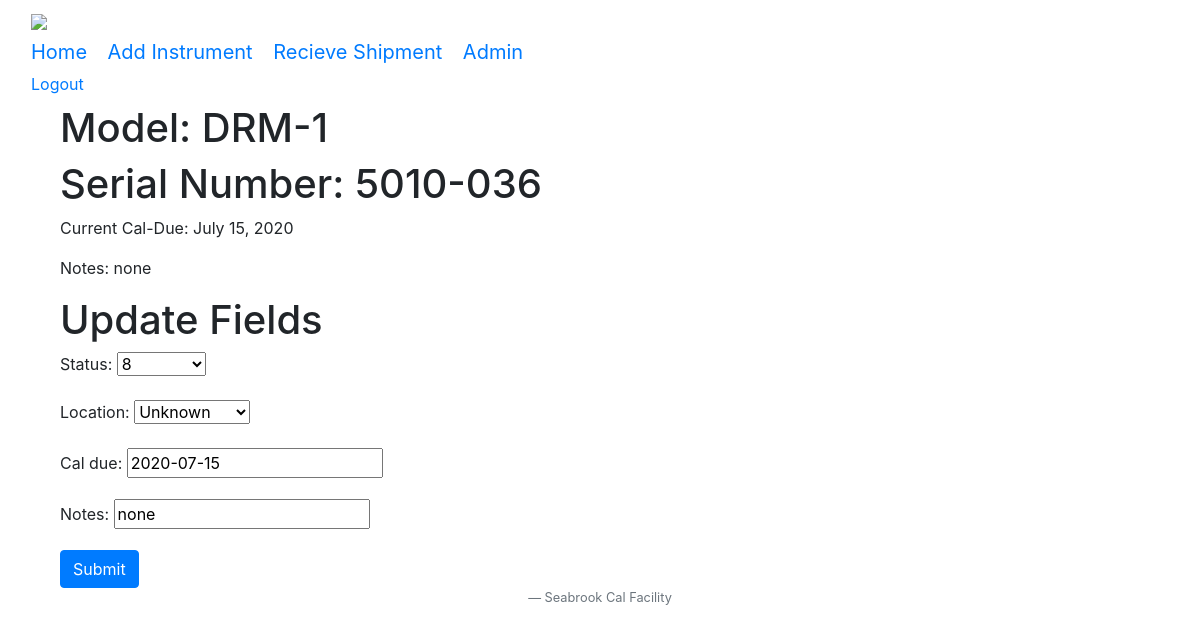
The app's page /update/5010-036/ (signed in) with its own data.
### instruments/models.py (models this page shows, shortened)
class Instrument(models.Model):
    instrument_id = models.AutoField(primary_key=True, editable=False)
    serial_number = models.CharField(max_length=24)
    instrument_model = models.ForeignKey('InstrumentModels', models.DO_NOTHING, db_column= "instrument_model",blank=True, null=True)
    owner = models.ForeignKey('Customer', models.DO_NOTHING, db_column= "owner", blank=True, null=True)
    cal_due = models.DateField(auto_now=False, db_column = 'cal_due')
    notes = models.CharField(db_column = 'notes', max_length=512, blank= True, null = True)
    location = models.ForeignKey('Location', models.DO_NOTHING, db_column='location', blank= True, null = True)
    status = models.ForeignKey('Status', models.DO_NOTHING, db_column='status', blank= True, null = True)
    contam_status = models.ForeignKey('ContamStatus', models.DO_NOTHING, db_column= "contam_status",blank=True, null=True)
    slug = AutoSlugField(null=True, default=None, unique= True, populate_from= 'serial_number',max_length = 200)
    class Meta:
        managed = True
        db_table = 'instruments'

class InstrumentModels(models.Model):
    manufacturer = models.CharField(max_length=48)
    model = models.CharField(max_length=48)
    instrument_type= models.ForeignKey('InstrumentType',models.DO_NOTHING, db_column='instrument_type', blank=True, null=True)
    def __str__(self):
        return self.model
    class Meta:
        managed = True
        db_table = 'instrument_models'

class Status(models.Model):
    status_id= models.AutoField(primary_key = True, editable = False)
    instrument_status = models.CharField(max_length = 64,blank=True, null=True)
    def __str__(self):
        return self.instrument_status
    class Meta:
        managed = True
        db_table = 'instrument_status'

class Location(models.Model):
    location_id= models.AutoField(primary_key = True, editable = False)
    instrument_location = models.CharField(max_length = 64,blank=True, null=True)
    def __str__(self):
        return self.instrument_location
    class Meta:
        managed = True
        db_table = 'instrument_location'

### instruments/views.py (the view)
# urls.py: path('update/<str:slug>/', vi.InstrumentDetailView.as_view(), name='update_detail'),#update for recieve shipment
class InstrumentDetailView(UpdateView):
    model = Instrument
    context_object_name = "instrument"
    template_name = 'intstruments/update_detail.html'
    fields = [
        'cal_due',
        'status',
        'location',
        'notes'
    ]
    success_url = '/'

### fcf2/templates/instruments/recieve/recieve_single.html (shortened to what this page needs)
{% extends "../base.html" %}
{% block body_block %}
{%load widget_tweaks%}
<div class = 'container'>
<h1>Model: {{ object.instrument_model }}</h1>
<h1>Serial Number: {{ object.serial_number }}</h1>
<p>Current Cal-Due: {{ object.cal_due }}</p>
<p>Notes: {{ object.notes }}</p>
</div>
<div class= 'container'>
    <h1>Update Fields</h1>
    <form method = 'post'>
        {{ form.as_p }}
        <input type='submit' class = 'btn btn-primary' value = 'Submit'>
    </form>
</div>
{% endblock %}

### records on screen
Instrument: instrument_model "DRM-1", serial_number "5010-036", cal_due "July 15, 2020", notes "none", cal_due "2020-07-15"
Status: status "8"
Location: location "Unknown"
